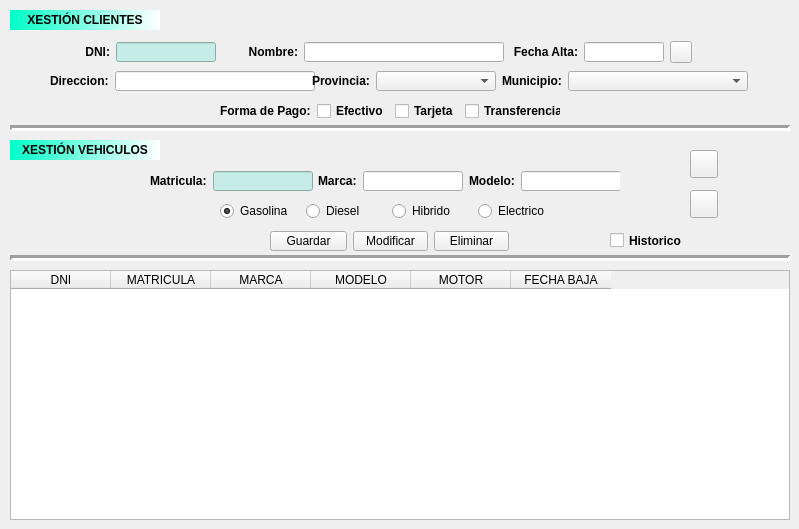
    <widget class="QWidget" name="tab">
     <attribute name="title">
      <string>Clientes</string>
     </attribute>
     <widget class="QPushButton" name="btnBuscacli">
      <property name="geometry">
       <rect>
        <x>690</x>
        <y>150</y>
        <width>28</width>
        <height>28</height>
       </rect>
      </property>
      <property name="minimumSize">
       <size>
        <width>28</width>
        <height>28</height>
       </size>
      </property>
      <property name="maximumSize">
       <size>
        <width>28</width>
        <height>28</height>
       </size>
      </property>
      <property name="text">
       <string/>
      </property>
      <property name="icon">
       <iconset>
        <normaloff>img/lupa.png</normaloff>img/lupa.png</iconset>
      </property>
      <property name="iconSize">
       <size>
        <width>20</width>
        <height>20</height>
       </size>
      </property>
     </widget>
     <widget class="QLabel" name="lblTituloCli">
      <property name="geometry">
       <rect>
        <x>10</x>
        <y>10</y>
        <width>150</width>
        <height>20</height>
       </rect>
      </property>
      <property name="minimumSize">
       <size>
        <width>150</width>
        <height>20</height>
       </size>
      </property>
      <property name="maximumSize">
       <size>
        <width>150</width>
        <height>20</height>
       </size>
      </property>
      <property name="font">
       <font>
        <pointsize>9</pointsize>
        <weight>75</weight>
        <bold>true</bold>
       </font>
      </property>
      <property name="autoFillBackground">
       <bool>false</bool>
      </property>
      <property name="styleSheet">
       <string notr="true">background-color: qlineargradient(spread:pad, x1:0, y1:0, x2:1, y2:0, stop:0 rgba(0, 255, 200, 255), stop:1 rgba(255, 255, 255, 255));</string>
      </property>
      <property name="text">
       <string>XESTIÓN CLIENTES</string>
      </property>
      <property name="alignment">
       <set>Qt::AlignCenter</set>
      </property>
     </widget>
     <widget class="QWidget" name="layoutWidget">
      <property name="geometry">
       <rect>
        <x>80</x>
        <y>40</y>
        <width>614</width>
        <height>24</height>
       </rect>
      </property>
      <layout class="QHBoxLayout" name="horizontalLayout">
       <item>
        <widget class="QLabel" name="lblDni">
         <property name="minimumSize">
          <size>
           <width>30</width>
           <height>20</height>
          </size>
         </property>
         <property name="maximumSize">
          <size>
           <width>30</width>
           <height>20</height>
          </size>
         </property>
         <property name="font">
          <font>
           <pointsize>9</pointsize>
           <weight>75</weight>
           <bold>true</bold>
          </font>
         </property>
         <property name="text">
          <string>DNI:</string>
         </property>
         <property name="alignment">
          <set>Qt::AlignRight|Qt::AlignTrailing|Qt::AlignVCenter</set>
         </property>
        </widget>
       </item>
       <item>
        <widget class="QLineEdit" name="txtDni">
         <property name="minimumSize">
          <size>
           <width>100</width>
           <height>20</height>
          </size>
         </property>
         <property name="maximumSize">
          <size>
           <width>100</width>
           <height>20</height>
          </size>
         </property>
         <property name="styleSheet">
          <string notr="true">background-color: rgb(197, 236, 230);</string>
         </property>
        </widget>
       </item>
       <item>
        <widget class="QLabel" name="lblValidarDni">
         <property name="minimumSize">
          <size>
           <width>20</width>
           <height>20</height>
          </size>
         </property>
         <property name="maximumSize">
          <size>
           <width>20</width>
           <height>20</height>
          </size>
         </property>
         <property name="font">
          <font>
           <weight>75</weight>
           <bold>true</bold>
          </font>
         </property>
         <property name="text">
          <string/>
         </property>
        </widget>
       </item>
       <item>
        <widget class="QLabel" name="lblNombre">
         <property name="minimumSize">
          <size>
           <width>50</width>
           <height>20</height>
          </size>
         </property>
         <property name="maximumSize">
          <size>
           <width>50</width>
           <height>20</height>
          </size>
         </property>
         <property name="font">
          <font>
           <pointsize>9</pointsize>
           <weight>75</weight>
           <bold>true</bold>
          </font>
         </property>
         <property name="text">
          <string>Nombre:</string>
         </property>
         <property name="alignment">
          <set>Qt::AlignRight|Qt::AlignTrailing|Qt::AlignVCenter</set>
         </property>
        </widget>
       </item>
       <item>
        <widget class="QLineEdit" name="txtNombre">
         <property name="minimumSize">
          <size>
           <width>200</width>
           <height>20</height>
          </size>
         </property>
         <property name="maximumSize">
          <size>
           <width>200</width>
           <height>20</height>
          </size>
         </property>
        </widget>
       </item>
       <item>
        <widget class="QLabel" name="lblFechaltacli">
         <property name="minimumSize">
          <size>
           <width>68</width>
           <height>20</height>
          </size>
         </property>
         <property name="maximumSize">
          <size>
           <width>68</width>
           <height>20</height>
          </size>
         </property>
         <property name="font">
          <font>
           <pointsize>9</pointsize>
           <weight>75</weight>
           <bold>true</bold>
          </font>
         </property>
         <property name="text">
          <string>Fecha Alta:</string>
         </property>
         <property name="alignment">
          <set>Qt::AlignRight|Qt::AlignTrailing|Qt::AlignVCenter</set>
         </property>
        </widget>
       </item>
       <item>
        <widget class="QLineEdit" name="txtFechaltacli">
         <property name="minimumSize">
          <size>
           <width>80</width>
           <height>20</height>
          </size>
         </property>
         <property name="maximumSize">
          <size>
           <width>80</width>
           <height>20</height>
          </size>
         </property>
         <property name="alignment">
          <set>Qt::AlignCenter</set>
         </property>
        </widget>
       </item>
       <item>
        <widget class="QPushButton" name="btnFechaltacli">
         <property name="minimumSize">
          <size>
           <width>22</width>
           <height>22</height>
          </size>
         </property>
         <property name="maximumSize">
          <size>
           <width>22</width>
           <height>22</height>
          </size>
         </property>
         <property name="text">
          <string/>
         </property>
         <property name="icon">
          <iconset>
           <normaloff>../../../../../../.designer/backup/img/calendar.png</normaloff>../../../../../../.designer/backup/img/calendar.png</iconset>
         </property>
         <property name="iconSize">
          <size>
           <width>19</width>
           <height>19</height>
          </size>
         </property>
        </widget>
       </item>
      </layout>
     </widget>
     <widget class="QWidget" name="layoutWidget_2">
      <property name="geometry">
       <rect>
        <x>220</x>
        <y>200</y>
        <width>340</width>
        <height>22</height>
       </rect>
      </property>
      <layout class="QHBoxLayout" name="horizontalLayout_4">
       <item>
        <widget class="QRadioButton" name="rbtGasolina">
         <property name="minimumSize">
          <size>
           <width>80</width>
           <height>20</height>
          </size>
         </property>
         <property name="maximumSize">
          <size>
           <width>80</width>
           <height>20</height>
          </size>
         </property>
         <property name="text">
          <string>Gasolina</string>
         </property>
         <property name="checked">
          <bool>true</bool>
         </property>
        </widget>
       </item>
       <item>
        <widget class="QRadioButton" name="rbtDiesel">
         <property name="minimumSize">
          <size>
           <width>80</width>
           <height>20</height>
          </size>
         </property>
         <property name="maximumSize">
          <size>
           <width>80</width>
           <height>20</height>
          </size>
         </property>
         <property name="text">
          <string>Diesel</string>
         </property>
        </widget>
       </item>
       <item>
        <widget class="QRadioButton" name="rbtHibrido">
         <property name="minimumSize">
          <size>
           <width>80</width>
           <height>20</height>
          </size>
         </property>
         <property name="maximumSize">
          <size>
           <width>80</width>
           <height>20</height>
          </size>
         </property>
         <property name="text">
          <string>Hibrido</string>
         </property>
        </widget>
       </item>
       <item>
        <widget class="QRadioButton" name="rbtElectrico">
         <property name="minimumSize">
          <size>
           <width>80</width>
           <height>20</height>
          </size>
         </property>
         <property name="maximumSize">
          <size>
           <width>80</width>
           <height>20</height>
          </size>
         </property>
         <property name="text">
          <string>Electrico</string>
         </property>
        </widget>
       </item>
      </layout>
     </widget>
     <widget class="Line" name="line_2">
      <property name="geometry">
       <rect>
        <x>10</x>
        <y>250</y>
        <width>780</width>
        <height>16</height>
       </rect>
      </property>
      <property name="lineWidth">
       <number>3</number>
      </property>
      <property name="orientation">
       <enum>Qt::Horizontal</enum>
      </property>
     </widget>
     <widget class="QPushButton" name="btnLimpiacli">
      <property name="geometry">
       <rect>
        <x>690</x>
        <y>190</y>
        <width>28</width>
        <height>28</height>
       </rect>
      </property>
      <property name="minimumSize">
       <size>
        <width>28</width>
        <height>28</height>
       </size>
      </property>
      <property name="maximumSize">
       <size>
        <width>28</width>
        <height>28</height>
       </size>
      </property>
      <property name="text">
       <string/>
      </property>
      <property name="icon">
       <iconset>
        <normaloff>img/papelera.png</normaloff>img/papelera.png</iconset>
      </property>
      <property name="iconSize">
       <size>
        <width>20</width>
        <height>20</height>
       </size>
      </property>
     </widget>
     <widget class="QWidget" name="layoutWidget_3">
      <property name="geometry">
       <rect>
        <x>270</x>
        <y>230</y>
        <width>239</width>
        <height>22</height>
       </rect>
      </property>
      <layout class="QHBoxLayout" name="horizontalLayout_5">
       <item>
        <widget class="QPushButton" name="btnGuardacli">
         <property name="minimumSize">
          <size>
           <width>75</width>
           <height>20</height>
          </size>
         </property>
         <property name="maximumSize">
          <size>
           <width>275</width>
           <height>20</height>
          </size>
         </property>
         <property name="text">
          <string>Guardar</string>
         </property>
        </widget>
       </item>
       <item>
        <widget class="QPushButton" name="btnModifcli">
         <property name="minimumSize">
          <size>
           <width>75</width>
           <height>20</height>
          </size>
         </property>
         <property name="maximumSize">
          <size>
           <width>75</width>
           <height>20</height>
          </size>
         </property>
         <property name="text">
          <string>Modificar</string>
         </property>
        </widget>
       </item>
       <item>
        <widget class="QPushButton" name="btnBorracli">
         <property name="minimumSize">
          <size>
           <width>75</width>
           <height>20</height>
          </size>
         </property>
         <property name="maximumSize">
          <size>
           <width>75</width>
           <height>20</height>
          </size>
         </property>
         <property name="text">
          <string>Eliminar</string>
         </property>
        </widget>
       </item>
      </layout>
     </widget>
     <widget class="QTableWidget" name="tabClientes">
      <property name="geometry">
       <rect>
        <x>10</x>
        <y>270</y>
        <width>780</width>
        <height>250</height>
       </rect>
      </property>
      <property name="minimumSize">
       <size>
        <width>780</width>
        <height>250</height>
       </size>
      </property>
      <property name="maximumSize">
       <size>
        <width>780</width>
        <height>250</height>
       </size>
      </property>
      <property name="alternatingRowColors">
       <bool>true</bool>
      </property>
      <property name="selectionMode">
       <enum>QAbstractItemView::ExtendedSelection</enum>
      </property>
      <property name="selectionBehavior">
       <enum>QAbstractItemView::SelectRows</enum>
      </property>
      <column>
       <property name="text">
        <string>DNI</string>
       </property>
      </column>
      <column>
       <property name="text">
        <string>MATRICULA</string>
       </property>
      </column>
      <column>
       <property name="text">
        <string>MARCA</string>
       </property>
      </column>
      <column>
       <property name="text">
        <string>MODELO</string>
       </property>
      </column>
      <column>
       <property name="text">
        <string>MOTOR</string>
       </property>
      </column>
      <column>
       <property name="text">
        <string>FECHA BAJA</string>
       </property>
      </column>
     </widget>
     <widget class="QWidget" name="layoutWidget_4">
      <property name="geometry">
       <rect>
        <x>50</x>
        <y>70</y>
        <width>698</width>
        <height>22</height>
       </rect>
      </property>
      <layout class="QHBoxLayout" name="horizontalLayout_2">
       <item>
        <widget class="QLabel" name="lblDirCli">
         <property name="font">
          <font>
           <weight>75</weight>
           <bold>true</bold>
          </font>
         </property>
         <property name="text">
          <string>Direccion:</string>
         </property>
        </widget>
       </item>
       <item>
        <widget class="QLineEdit" name="txtDirCli">
         <property name="minimumSize">
          <size>
           <width>200</width>
           <height>20</height>
          </size>
         </property>
         <property name="maximumSize">
          <size>
           <width>200</width>
           <height>20</height>
          </size>
         </property>
        </widget>
       </item>
       <item>
        <widget class="QLabel" name="lblProvCli">
         <property name="font">
          <font>
           <weight>75</weight>
           <bold>true</bold>
          </font>
         </property>
         <property name="text">
          <string>Provincia:</string>
         </property>
        </widget>
       </item>
       <item>
        <widget class="QComboBox" name="cmbProcli">
         <property name="minimumSize">
          <size>
           <width>120</width>
           <height>20</height>
          </size>
         </property>
         <property name="maximumSize">
          <size>
           <width>120</width>
           <height>20</height>
          </size>
         </property>
        </widget>
       </item>
       <item>
        <widget class="QLabel" name="lblMuniCli">
         <property name="font">
          <font>
           <weight>75</weight>
           <bold>true</bold>
          </font>
         </property>
         <property name="text">
          <string>Municipio:</string>
         </property>
        </widget>
       </item>
       <item>
        <widget class="QComboBox" name="cmbMunicli">
         <property name="minimumSize">
          <size>
           <width>180</width>
           <height>20</height>
          </size>
         </property>
         <property name="maximumSize">
          <size>
           <width>180</width>
           <height>20</height>
          </size>
         </property>
        </widget>
       </item>
      </layout>
     </widget>
     <widget class="QWidget" name="layoutWidget_5">
      <property name="geometry">
       <rect>
        <x>150</x>
        <y>170</y>
        <width>470</width>
        <height>22</height>
       </rect>
      </property>
      <layout class="QHBoxLayout" name="horizontalLayout_3">
       <item>
        <widget class="QLabel" name="lblMatricCli">
         <property name="font">
          <font>
           <weight>75</weight>
           <bold>true</bold>
          </font>
         </property>
         <property name="text">
          <string>Matricula:</string>
         </property>
        </widget>
       </item>
       <item>
        <widget class="QLineEdit" name="txtMatricula">
         <property name="minimumSize">
          <size>
           <width>100</width>
           <height>20</height>
          </size>
         </property>
         <property name="maximumSize">
          <size>
           <width>100</width>
           <height>20</height>
          </size>
         </property>
         <property name="styleSheet">
          <string notr="true">background-color: rgb(197, 236, 230);</string>
         </property>
        </widget>
       </item>
       <item>
        <widget class="QLabel" name="lblMarca">
         <property name="font">
          <font>
           <weight>75</weight>
           <bold>true</bold>
          </font>
         </property>
         <property name="text">
          <string>Marca:</string>
         </property>
        </widget>
       </item>
       <item>
        <widget class="QLineEdit" name="txtMarca">
         <property name="minimumSize">
          <size>
           <width>100</width>
           <height>20</height>
          </size>
         </property>
         <property name="maximumSize">
          <size>
           <width>100</width>
           <height>20</height>
          </size>
         </property>
        </widget>
       </item>
       <item>
        <widget class="QLabel" name="lblModelo">
         <property name="font">
          <font>
           <weight>75</weight>
           <bold>true</bold>
          </font>
         </property>
         <property name="text">
          <string>Modelo:</string>
         </property>
        </widget>
       </item>
       <item>
        <widget class="QLineEdit" name="txtModelo">
         <property name="minimumSize">
          <size>
           <width>100</width>
           <height>20</height>
          </size>
         </property>
         <property name="maximumSize">
          <size>
           <width>100</width>
           <height>20</height>
          </size>
         </property>
        </widget>
       </item>
      </layout>
     </widget>
     <widget class="QLabel" name="lblCarTit">
      <property name="geometry">
       <rect>
        <x>10</x>
        <y>140</y>
        <width>150</width>
        <height>20</height>
       </rect>
      </property>
      <property name="minimumSize">
       <size>
        <width>150</width>
        <height>20</height>
       </size>
      </property>
      <property name="maximumSize">
       <size>
        <width>150</width>
        <height>20</height>
       </size>
      </property>
      <property name="font">
       <font>
        <pointsize>9</pointsize>
        <weight>75</weight>
        <bold>true</bold>
       </font>
      </property>
      <property name="autoFillBackground">
       <bool>false</bool>
      </property>
      <property name="styleSheet">
       <string notr="true">background-color: qlineargradient(spread:pad, x1:0, y1:0, x2:1, y2:0, stop:0 rgba(0, 255, 200, 255), stop:1 rgba(255, 255, 255, 255));</string>
      </property>
      <property name="text">
       <string>XESTIÓN VEHICULOS</string>
      </property>
      <property name="alignment">
       <set>Qt::AlignCenter</set>
      </property>
     </widget>
     <widget class="QWidget" name="layoutWidget_6">
      <property name="geometry">
       <rect>
        <x>220</x>
        <y>100</y>
        <width>341</width>
        <height>22</height>
       </rect>
      </property>
      <layout class="QHBoxLayout" name="horizontalLayout_6">
       <item>
        <widget class="QLabel" name="lblFormapagoCli">
         <property name="minimumSize">
          <size>
           <width>0</width>
           <height>20</height>
          </size>
         </property>
         <property name="maximumSize">
          <size>
           <width>16777215</width>
           <height>20</height>
          </size>
         </property>
         <property name="font">
          <font>
           <weight>75</weight>
           <bold>true</bold>
          </font>
         </property>
         <property name="text">
          <string>Forma de Pago:</string>
         </property>
        </widget>
       </item>
       <item>
        <widget class="QCheckBox" name="chkEfec">
         <property name="minimumSize">
          <size>
           <width>0</width>
           <height>20</height>
          </size>
         </property>
         <property name="maximumSize">
          <size>
           <width>16777215</width>
           <height>20</height>
          </size>
         </property>
         <property name="font">
          <font>
           <weight>75</weight>
           <bold>true</bold>
          </font>
         </property>
         <property name="text">
          <string>Efectivo</string>
         </property>
        </widget>
       </item>
       <item>
        <widget class="QCheckBox" name="chkTar">
         <property name="minimumSize">
          <size>
           <width>0</width>
           <height>20</height>
          </size>
         </property>
         <property name="maximumSize">
          <size>
           <width>16777215</width>
           <height>20</height>
          </size>
         </property>
         <property name="font">
          <font>
           <weight>75</weight>
           <bold>true</bold>
          </font>
         </property>
         <property name="text">
          <string>Tarjeta</string>
         </property>
        </widget>
       </item>
       <item>
        <widget class="QCheckBox" name="chkTrans">
         <property name="minimumSize">
          <size>
           <width>0</width>
           <height>20</height>
          </size>
         </property>
         <property name="maximumSize">
          <size>
           <width>16777215</width>
           <height>20</height>
          </size>
         </property>
         <property name="font">
          <font>
           <weight>75</weight>
           <bold>true</bold>
          </font>
         </property>
         <property name="text">
          <string>Transferencia</string>
         </property>
        </widget>
       </item>
      </layout>
     </widget>
     <widget class="Line" name="line">
      <property name="geometry">
       <rect>
        <x>10</x>
        <y>120</y>
        <width>780</width>
        <height>16</height>
       </rect>
      </property>
      <property name="lineWidth">
       <number>3</number>
      </property>
      <property name="orientation">
       <enum>Qt::Horizontal</enum>
      </property>
     </widget>
     <widget class="QCheckBox" name="chkHistorico">
      <property name="geometry">
       <rect>
        <x>610</x>
        <y>230</y>
        <width>81</width>
        <height>21</height>
       </rect>
      </property>
      <property name="font">
       <font>
        <weight>75</weight>
        <bold>true</bold>
       </font>
      </property>
      <property name="text">
       <string>Historico</string>
      </property>
     </widget>
    </widget>
